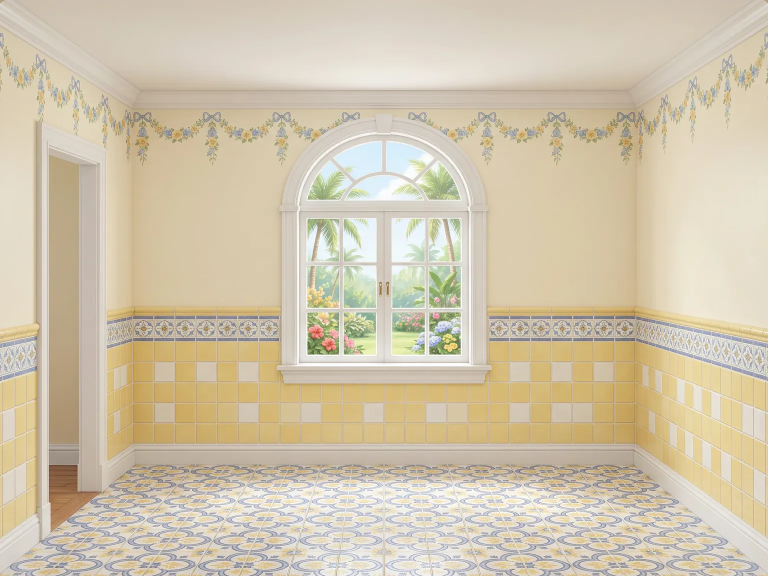
#> input picture dist/assets/decor/rooms/bathroom-3.webp, 1536 x 1152 px, given in place of bedroom-1.webp, which was not available (shown at 1/2 size)
$ python measure_rooms.py
#> lines starting #> are read from the running program, lines starting #| are printed output that depends on the picture
"""Measure the painted Dream House backdrops and write their geometry into dist/decor-data.js.

Usage (from the repo root, after art/build_rooms.py):
    python3 -I art/measure_rooms.py [--overlay DIR] [--dry-run]

Every number the decorator needs to stand furniture in a painted room comes from here:
the floor quadrilateral, the vanishing point, the scale at the back wall, the wall zones
for wall decor, the window/door openings, the skirting and chair-rail lines, the floor
areas Surprise me keeps clear (in front of doors) and the shadow direction. They are
written between the markers `BEGIN generated backdrops` / `END generated backdrops` in
dist/decor-data.js (never edit that block by hand: change HINTS below and re-run).

How it measures (on the 1536 x 1152 backdrop, i.e. in room pixels)
------------------------------------------------------------------
HINTS holds rough positions read by eye off a 50 px grid (art/build_rooms.py --grid).
The script then refines them on the picture itself:
  * the back floor line (where the skirting meets the floor): the row with the strongest
    vertical brightness change near the hint, averaged over the plain wall on both sides
    of any window or door;
  * the two back corners: the column with the strongest horizontal change near the hint,
    averaged over the wainscot/skirting height just above the floor;
  * each side floor line (where a side wall's skirting meets the floor): edge points found
    row by row along the hinted direction (gradient across the line), then a line through
    the back corner fitted to them (median slope, outliers dropped);
  * the vanishing point is where the two side lines meet; its height is the horizon.
The hints that cannot be found reliably by edges (window and door rectangles, chair rails,
the patios' balustrade lines, wall zones on the garden walls) are used as read, and the
overlay previews (--overlay) are how they were checked and corrected.

Scale: the furniture manifest's defaultScale assumes 280 px per metre. The paintings were drawn at
human scale (a 2.5 m ceiling, 2.0 m doors), so a room's scale at the back wall is its yardstick's
pixels per metre / 280: the door opening (2.0 m) where the back wall has a door, the patios'
garden arch (2.0 m), and in the window rooms the ceiling line (2.5 m). The window sills were asked
for at 0.9 m but are painted at about 0.6 m in every window room (the door rooms' doors and
ceilings agree to within 3 %), so the sill is only measured and printed, as a check.
Nearer the viewer pieces grow with the floor: scale(y) = scale * (y - horizon) / (backY - horizon).

Requires Pillow and numpy. Deterministic.
"""
from __future__ import annotations

import argparse
import json
import re
from pathlib import Path

import numpy as np
from PIL import Image, ImageDraw

ROOT = Path(__file__).resolve().parent.parent
ROOMS_DIR = ROOT / "dist" / "assets" / "decor" / "rooms"
DATA = ROOT / "dist" / "decor-data.js"
W, H = 1536, 1152
PX_PER_M = 280
YARD_M = {"door": 2.0, "arch": 2.0, "ceil": 2.5, "sill": 0.9}  # the requested heights

# Read by eye on the 50 px grid of each backdrop (room pixels). All eighteen were drawn on one
# shared layout: back wall x 300..1232 from the ceiling line (y ~250) to the floor (y ~902).
# Keys:
#   back: [y, xLeft, xRight]   floor line at the back wall and the two back corners (refined)
#   ceil: y of the ceiling line (bottom of the crown moulding, or the porch beam) on the back wall
#   top/rail: the wall band for wall decor: below the crown/frieze, above the chair rail or tile cap
#   skirt: skirting height in px at the back wall
#   open: openings on the back wall [x0, y0, x1, y1, kind] (window | door | arch), outer casing
#   yard: the yardstick: ['door', y] (top of the door opening), ['arch', y] (top of the arch
#         opening), ['ceil'] (the ceiling line); sill: y of the top of a window sill (printed only)
#   zones: patios only: wall zones [x0, y0, x1, y1] or [x0, y0, x1, y1, 'hang'] (only hanging pieces)
#   vx, vy: where to look for the vanishing point when the edges alone mislead (floor joints)
#   light: which way contact shadows lean (+ right, - left), from the sunlight on the floor
HINTS: dict[str, dict] = {
    "bedroom-1": dict(back=[902, 300, 1232], ceil=250, top=262, rail=688, skirt=30,
                      open=[[396, 298, 766, 772, "window"]], yard=["ceil"], sill=750, light=.05),
    "bedroom-2": dict(back=[902, 300, 1232], ceil=250, top=262, rail=688, skirt=30,
                      open=[[912, 312, 1198, 770, "window"]], yard=["ceil"], sill=738, light=.05),
    "bedroom-3": dict(back=[902, 300, 1232], ceil=250, top=300, rail=652, skirt=30,
                      open=[[377, 357, 648, 902, "door"]], yard=["door", 385], light=-.05),
    "kitchen-1": dict(back=[902, 300, 1232], ceil=250, top=262, rail=686, skirt=30,
                      open=[[871, 312, 1173, 748, "window"]], yard=["ceil"], sill=712, light=.05),
    "kitchen-2": dict(back=[902, 300, 1232], ceil=250, top=262, rail=686, skirt=30,
                      open=[[366, 367, 634, 902, "door"]], yard=["door", 393], light=-.05),
    "kitchen-3": dict(back=[902, 300, 1232], ceil=250, top=262, rail=686, skirt=30,
                      open=[[876, 315, 1177, 775, "window"]], yard=["ceil"], sill=738, light=.05),
    "living-1": dict(back=[902, 300, 1232], ceil=250, top=262, rail=692, skirt=30,
                     open=[[855, 305, 1133, 775, "window"]], yard=["ceil"], sill=748, light=.05),
    "living-2": dict(back=[902, 300, 1232], ceil=250, top=262, rail=686, skirt=30,
                     open=[[385, 367, 632, 902, "door"]], yard=["door", 395], light=-.05),
    "living-3": dict(back=[902, 300, 1232], ceil=250, top=262, rail=676, skirt=30,
                     open=[[869, 320, 1170, 770, "window"]], yard=["ceil"], sill=732, light=.0),
    "bathroom-1": dict(back=[902, 300, 1232], ceil=250, top=262, rail=686, skirt=30,
                       open=[[371, 315, 682, 775, "window"]], yard=["ceil"], sill=738, light=-.05),
    "bathroom-2": dict(back=[902, 300, 1232], ceil=250, top=262, rail=638, skirt=30,
                       open=[[866, 320, 1168, 765, "window"]], yard=["ceil"], sill=730, light=.0),
    "bathroom-3": dict(back=[902, 300, 1232], ceil=250, top=262, rail=622, skirt=30,
                       open=[[375, 349, 654, 902, "door"]], yard=["door", 380], light=-.05),
    "playroom-1": dict(back=[902, 300, 1232], ceil=250, top=262, rail=688, skirt=30,
                       open=[[873, 316, 1171, 768, "window"]], yard=["ceil"], sill=735, light=.05),
    "playroom-2": dict(back=[902, 300, 1232], ceil=250, top=262, rail=688, skirt=30,
                       open=[[385, 350, 647, 902, "door"]], yard=["door", 377], light=-.05),
    "playroom-3": dict(back=[902, 300, 1232], ceil=250, top=262, rail=688, skirt=30,
                       open=[[866, 325, 1155, 770, "window"]], yard=["ceil"], sill=740, light=.05),
    "patio-1": dict(back=[904, 300, 1236], ceil=None, skirt=0,
                    zones=[[322, 290, 1212, 770], [300, 215, 1225, 262, "hang"]],
                    open=[[370, 328, 690, 904, "arch"]], yard=["arch", 381], light=-.04),
    "patio-2": dict(back=[902, 300, 1234], ceil=254, skirt=30,
                    zones=[[318, 282, 1222, 770], [305, 228, 1230, 256, "hang"]],
                    open=[[873, 333, 1158, 902, "arch"]], yard=["arch", 379], light=-.04),
    "patio-3": dict(back=[902, 312, 1226], ceil=None, skirt=0,
                    zones=[[262, 272, 1278, 780]],
                    open=[[388, 352, 654, 902, "arch"]], yard=["arch", 355], light=-.04),
}
ORDER = [f"{r}-{n}" for r in ["bedroom", "kitchen", "living", "bathroom", "playroom", "patio"] for n in (1, 2, 3)]


def gray(img: Image.Image) -> np.ndarray:
    return np.asarray(img.convert("L")).astype(float)


def refine_back_y(g: np.ndarray, y: int, xl: int, xr: int, opens) -> int:
    """Row of the strongest brightness change near y over plain back wall."""
    cols = np.zeros(W, bool)
    cols[xl + 15:xr - 15] = True
    for o in opens:
        cols[max(0, o[0] - 10):o[2] + 10] = False
    gy = np.abs(g[2:, :] - g[:-2, :])[:, cols].mean(1)  # gy[i] ~ edge at row i+1
    lo, hi = y - 22, y + 22
    i = int(np.argmax(gy[lo - 1:hi - 1])) + lo
    return i


def refine_corner_x(g: np.ndarray, x: int, y: int) -> int:
    gx = np.abs(g[:, 2:] - g[:, :-2])[y - 120:y - 8].mean(0)
    lo, hi = x - 8, x + 8
    return int(np.argmax(gx[lo - 1:hi - 1])) + lo


def edge_strength(g: np.ndarray) -> np.ndarray:
    gm = np.hypot(np.abs(g[1:-1, 2:] - g[1:-1, :-2]), np.abs(g[2:, 1:-1] - g[:-2, 1:-1]))
    return np.pad(gm, 1)


def line_score(gm: np.ndarray, corner, vx: float, vy: float, front_y: int):
    """Mean edge strength along the line from a back corner away from the vanishing point."""
    cx, cy = corner
    ys = np.arange(cy + 8, min(front_y, H) - 4, 2)
    xs = np.round(cx + (cx - vx) / (cy - vy) * (ys - cy)).astype(int)
    ok = (xs > 2) & (xs < W - 3)
    if ok.sum() < 20:
        return 0.0, []
    return float(gm[ys[ok], xs[ok]].mean()), list(zip(xs[ok][::6].tolist(), ys[ok][::6].tolist()))


def find_vp(g: np.ndarray, left, right, front_y: int, vx_hint=None, vy_hint=None):
    """The vanishing point: the point above the back wall from which the two lines through the
    back corners run along the strongest edges (the side walls' skirting meeting the floor).
    In one-point perspective both side floor lines meet there, so they are searched together
    (a two-parameter Hough transform), coarse to fine. The paintings are near-symmetric, so the
    point is looked for within 30 px of the middle of the back wall (or of a hinted x): without
    that prior a floor joint or the top of a skirting board can win on one side."""
    gm = edge_strength(g)
    mid = (left[0] + right[0]) / 2 if vx_hint is None else vx_hint
    yb = left[1]
    best = (-1.0, mid, yb - 400)
    ys = (yb - 900, yb - 140) if vy_hint is None else (vy_hint - 40, vy_hint + 40)
    for step, box in [(6, (mid - 30, mid + 30, *ys)), (2, None), (.5, None)]:
        if box:
            x0, x1, y0, y1 = box
        else:
            _, bx, by = best
            x0, x1, y0, y1 = bx - 4 * step, bx + 4 * step, by - 4 * step, by + 4 * step
        for vx in np.arange(x0, x1 + 1e-6, step):
            for vy in np.arange(y0, y1 + 1e-6, step):
                a, _ = line_score(gm, left, vx, vy, front_y)
                b, _ = line_score(gm, right, vx, vy, front_y)
                if a + b > best[0]:
                    best = (a + b, vx, vy)
    _, vx, vy = best
    pts = line_score(gm, left, vx, vy, front_y)[1] + line_score(gm, right, vx, vy, front_y)[1]
    return vx, vy, pts


def wall_colour(img: Image.Image, h: dict, yb: int, xl: int, xr: int) -> str:
    a = np.asarray(img.convert("RGB")).astype(float)
    if "zones" in h:
        z = h["zones"][0]
        reg = a[z[1]:z[3], z[0]:z[2]]
    else:
        top = h["top"] + 20
        reg = a[top:h["rail"] - 10, xl + 10:xl + 140]
    c = np.median(reg.reshape(-1, 3), 0)
    return "#%02x%02x%02x" % tuple(int(v) for v in c)


def measure(name: str, img: Image.Image) -> tuple[dict, dict]:
    h = HINTS[name]
    g = gray(img)
    patio = "zones" in h
    yb, xl, xr = h["back"]
    opens = h.get("open", [])
    dbg = {}
    if "lines" not in h:
        yb = refine_back_y(g, yb, xl, xr, opens)
        xl = refine_corner_x(g, xl, yb)
        xr = refine_corner_x(g, xr, yb)
        front = h.get("front", H)
        vx, vy, dbg["pts"] = find_vp(g, (xl, yb), (xr, yb), front, h.get("vx"), h.get("vy"))
        sl, sr = (xl - vx) / (yb - vy), (xr - vx) / (yb - vy)
    else:
        (a0, a1), (b0, b1) = h["lines"]
        sl = (a1[0] - a0[0]) / (a1[1] - a0[1])
        sr = (b1[0] - b0[0]) / (b1[1] - b0[1])
        xl = round(a0[0] + sl * (yb - a0[1]))
        xr = round(b0[0] + sr * (yb - b0[1]))
        front = h.get("front", H)
    # vanishing point: where x = xl + sl*(y-yb) meets x = xr + sr*(y-yb)
    d = (xr - xl) / (sl - sr)  # y - yb at the meeting point (negative: above)
    vy = yb + d
    vx = xl + sl * d
    fl = (xl + sl * (front - yb), front)
    fr = (xr + sr * (front - yb), front)
    # yardstick -> pixels per metre at the back wall: the painted rooms are at human scale, so
    # the furniture scale is simply the yardstick's
    y = h["yard"]
    if y[0] in ("door", "arch"):
        ppm = (yb - y[1]) / YARD_M[y[0]]
    else:
        ppm = (yb - h["ceil"]) / YARD_M["ceil"]
    scale = ppm / PX_PER_M
    # checks, printed: the door/arch, the ceiling and the window sill in metres at this scale
    dbg["door_m"] = (yb - y[1]) / ppm if y[0] in ("door", "arch") else None
    dbg["ceil_m"] = (yb - h["ceil"]) / ppm if h.get("ceil") else None
    dbg["sill_m"] = (yb - h["sill"]) / ppm if h.get("sill") else None
    dbg["wall_m"] = (xr - xl) / ppm
    # wall zones and keep-clear floor areas
    if patio:
        zones = [z[:4] + ([z[4]] if len(z) > 4 else []) for z in h["zones"]]
    else:
        zones = [[xl + 12, h["top"], xr - 12, h["rail"]]]
    clear = []
    for o in opens:
        if o[4] in ("door", "arch") and o[3] >= yb - 4:
            # the floor in front of a doorway at the back wall, a third of the way forward: a walkway
            # at least 1.6 m wide through the middle of the (wide, French) doors; furniture may
            # stand in front of their outer leaves and casing
            # (a single door: its whole width, casing included)
            k = max(0, min(.27 * (o[2] - o[0]), (o[2] - o[0] - 1.6 * scale * PX_PER_M) / 2))
            clear.append([round(o[0] + k), yb, round(o[2] - k), round(yb + (front - yb) * .38)])
    geo = dict(
        floor=[[xl, yb], [xr, yb], [round(fr[0]), front], [round(fl[0]), front]],
        vp=[round(vx), round(vy)],
        scale=round(scale, 3),
        wall=zones,
        openings=[o[:5] for o in opens],
        skirt=h.get("skirt", 0),
        rail=h.get("rail"),
        ceil=h.get("ceil"),
        clear=clear,
        light=h.get("light", .04),
    )
    if patio:
        geo["outdoor"] = True
    dbg.update(sl=sl, sr=sr, ppm=ppm)
    return geo, dbg


# [52 lines left out: functions overlay, write_data, not called in this run]


def main() -> None:
    ap = argparse.ArgumentParser()
    ap.add_argument("--overlay", type=Path)
    ap.add_argument("--dry-run", action="store_true")
    args = ap.parse_args()
    if args.overlay:
        args.overlay.mkdir(parents=True, exist_ok=True)
    entries = []
    for name in ORDER:
        img = Image.open(ROOMS_DIR / f"{name}.webp").convert("RGB")
#> img is the input picture: PIL image 1536x1152 RGB; mean R, G, B 209.5, 197.7, 173.5
        geo, dbg = measure(name, img)
#> in gray, `return np.asarray(img.convert("L")).astype(float)`:
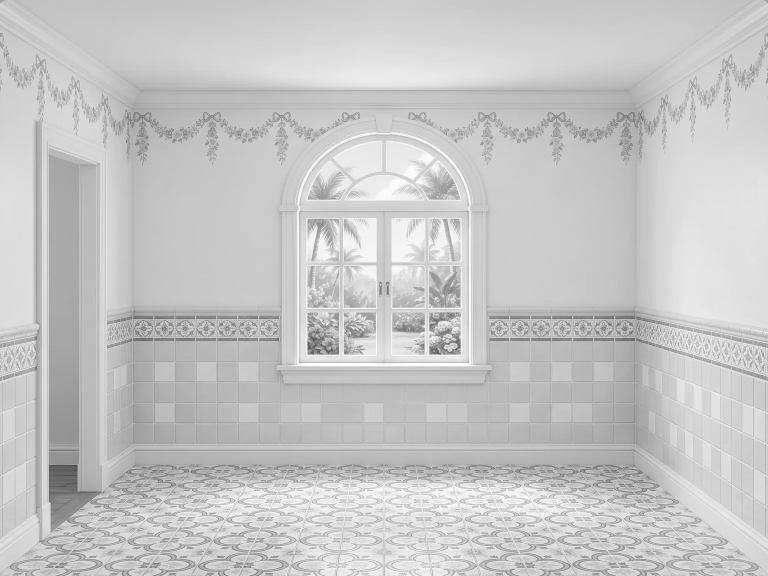
#> returned value: shape (1152, 1536) float64 (shown at 1/2 size); min 64, max 255, mean 198.5
#> in refine_back_y, `gy = np.abs(g[2:, :] - g[:-2, :])[:, cols].mean(1)`: gy = 1150 values, max 56.32 at index 637, min 0 at index 0, mean 7.82
#> in refine_back_y, `i = int(np.argmax(gy[lo - 1:hi - 1])) + lo`: i = 887
#> in refine_corner_x, `gx = np.abs(g[:, 2:] - g[:, :-2])[y - 120:y - 8].mean(0)`: gx = 1534 values, max 84.53 at index 96, min 0 at index 108, mean 3.11
#> in measure, `xl = refine_corner_x(g, xl, yb)`: xl = 307
#> in measure, `xr = refine_corner_x(g, xr, yb)`: xr = 1228
#> in edge_strength, `gm = np.hypot(np.abs(g[1:-1, 2:] - g[1:-1, :-2]), np.abs(g[2:, 1:-1] -..`:
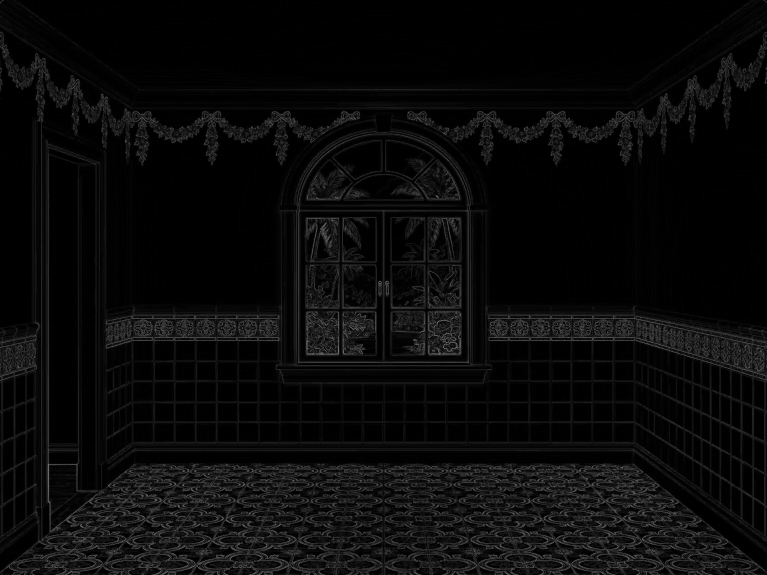
#> gm: shape (1150, 1534) float64 (shown at 1/2 size); min 0, max 190.2, mean 10.2
#> the loop in find_vp, `for step, box in [(6, (mid - 30, mid + 30, *ys)), (2, None), (.5, None..` made 3 passes
        room = name.split("-")[0]
        e = dict(room=room, id=name, file=f"assets/decor/rooms/{name}.webp", thumb=f"assets/decor/rooms/thumbs/{name}.webp",
                 swatch=wall_colour(img, HINTS[name], geo["floor"][0][1], geo["floor"][0][0], geo["floor"][1][0]))
#> in wall_colour, `reg = a[top:h["rail"] - 10, xl + 10:xl + 140]`:
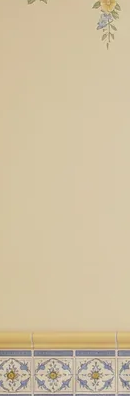
#> reg: shape (396, 130, 3) float64; mean R, G, B 207.5, 191.9, 160.9
        e.update(geo)
        entries.append(e)
        f = geo["floor"]
        print(f"{name}: floor {f} vp {geo['vp']} scale {geo['scale']} (front x{geo['scale'] * (f[2][1] - geo['vp'][1]) / (f[0][1] - geo['vp'][1]):.2f})"
              f" slopes {dbg['sl']:.3f} {dbg['sr']:.3f} {len(dbg.get('pts', []))} pts; back wall {dbg['wall_m']:.2f} m"
              + "".join(f", {k} {dbg[k + '_m']:.2f} m" for k in ("door", "ceil", "sill") if dbg[k + "_m"]).replace("door", "arch" if geo.get("outdoor") else "door"))
#| bedroom-1: floor [[307, 887], [1228, 887], [1377, 1152], [138, 1152]] vp [798, 119] scale 0.91 (front x1.22) slopes -0.639 0.561 44 pts; back wall 3.61 m, ceil 2.50 m, sill 0.54 m
        if args.overlay:
            overlay(img, geo, dbg, args.overlay / f"{name}.png", name)
#> pass 2 of the loop in main, `for name in ORDER:`:
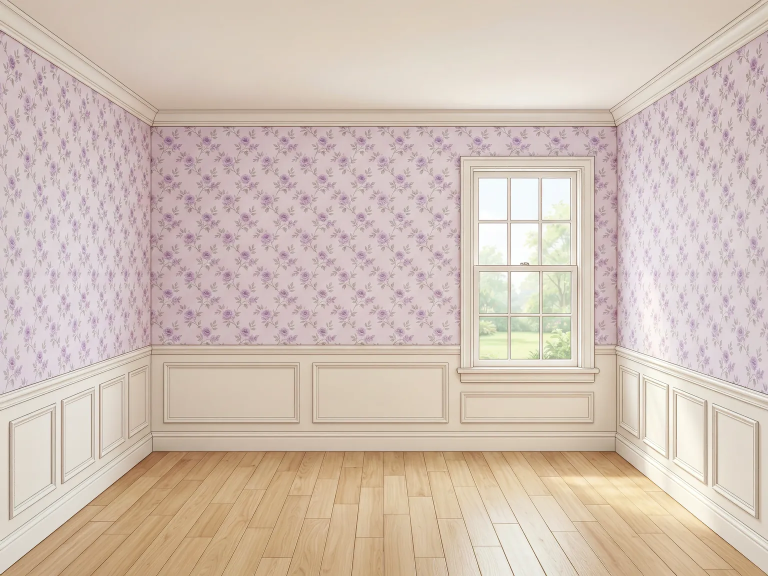
#> input picture dist/assets/decor/rooms/bedroom-2.webp, 1536 x 1152 px (shown at 1/2 size)
#> in main, img is the input picture: PIL image 1536x1152 RGB; mean R, G, B 210, 193.7, 182.2
#> in edge_strength (call 2), `gm = np.hypot(np.abs(g[1:-1, 2:] - g[1:-1, :-2]), np.abs(g[2:, 1:-1] -..`:
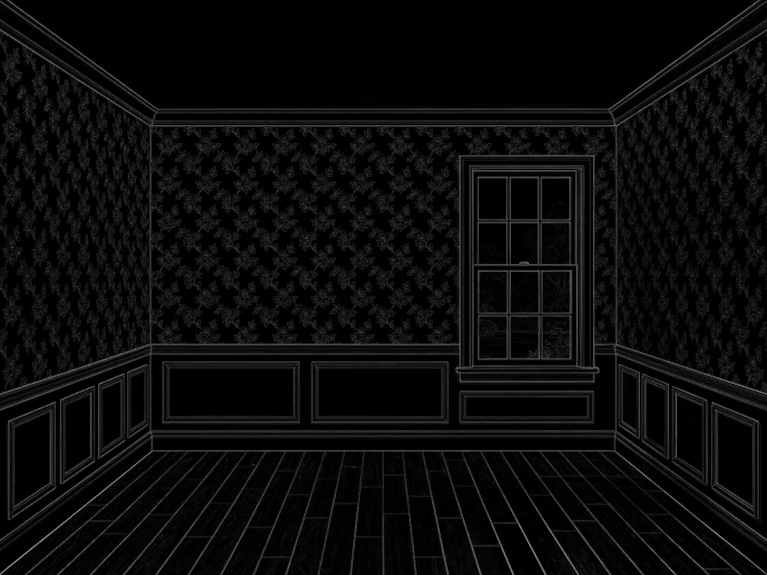
#> gm: shape (1150, 1534) float64 (shown at 1/2 size); min 0, max 289.2, mean 12.4; drawn with min black and max white
#> in wall_colour (call 2), `reg = a[top:h["rail"] - 10, xl + 10:xl + 140]`:
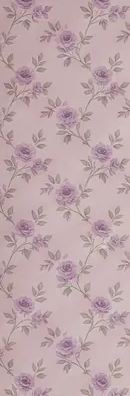
#> reg: shape (396, 130, 3) float64; mean R, G, B 190.6, 167.1, 170.3
#| bedroom-2: floor [[302, 902], [1232, 902], [1538, 1152], [-1, 1152]] vp [765, 520] scale 0.931 (front x1.54) slopes -1.212 1.223 40 pts; back wall 3.57 m, ceil 2.50 m, sill 0.63 m
    if not args.dry_run:
        write_data(entries)
        print(f"wrote {len(entries)} backdrops to {DATA.relative_to(ROOT)}")


if __name__ == "__main__":
#> (the run stopped early here; a loop or call above may not have finished)
